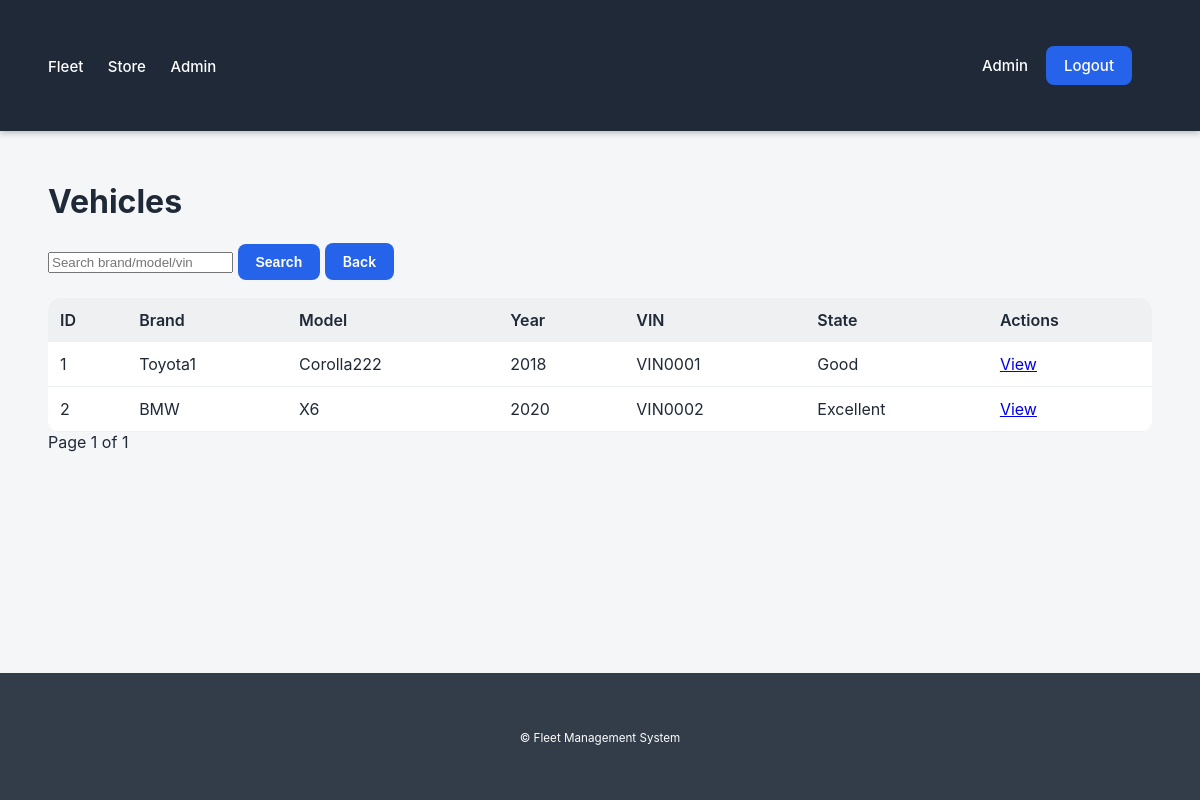
Page /store/vehicles (signed in) on the committed database.
### app/models/vehicle.py (models this page shows, shortened)
class Vehicle(db.Model):
    __tablename__ = 'vehicles'
    id = db.Column(db.Integer, primary_key=True)
    brand = db.Column(db.String(120), nullable=False)
    model = db.Column(db.String(120), nullable=False)
    year = db.Column(db.Integer, nullable=False)
    vin = db.Column(db.String(100), unique=True, nullable=False)
    technical_state = db.Column(db.String(255), nullable=False)
    trips = db.relationship('Trip', backref='vehicle', cascade='all, delete-orphan', lazy=True)
    maintenances = db.relationship('Maintenance', backref='vehicle', cascade='all, delete-orphan', lazy=True)
    expenses = db.relationship('Expense', backref='vehicle', cascade='all, delete-orphan', lazy=True)

### app/controllers/store_controller.py (the view, shortened to what this page needs)
@store_bp.route('/vehicles')
@store_access_required
def vehicles():
    q = request.args.get("q", "").strip().lower()
    page = int(request.args.get("page", 1))
    per_page = 10
    vehicles_raw = VehicleService.get_all()
    all_vehicles = vehicles_raw[0] if isinstance(vehicles_raw, tuple) else vehicles_raw
    total = len(all_vehicles)
    start = (page - 1) * per_page
    end = start + per_page
    vehicles_page = all_vehicles[start:end]
    pages = (total + per_page - 1) // per_page
    return render_template(
        "Store/vehicles.html",
        vehicles=vehicles_page,
        page=page,
        pages=pages,
        has_next=end < total,
        q=q
    )

### app/controllers/store_controller.py (called while the page is built)
def store_access_required(func):
    @wraps(func)
    def wrapper(*args, **kwargs):
        if "user_id" not in session:
            flash("You must log in first.", "warning")
            return redirect(url_for("auth.login"))
        if session.get("role") not in ("user", "admin"):
            flash("Access denied.", "danger")
            return redirect(url_for("auth.login"))
        return func(*args, **kwargs)
    return wrapper

### app/repositories/vehicle_repository.py (called while the page is built, shortened)
    @staticmethod
    def get_all(query=None, page=None, per_page=None):
        q = Vehicle.query
        if page and per_page:
            pag = q.order_by(Vehicle.id).paginate(page=page, per_page=per_page, error_out=False)
            return pag.items, pag.pages
        items = q.order_by(Vehicle.id).all()
        return items, 1

### app/services/vehicle_service.py (called while the page is built)
    @staticmethod
    def get_all(query=None, page=None, per_page=None):
        return VehicleRepository.get_all(query=query, page=page, per_page=per_page)

### app/templates/Store/vehicles.html (shortened to what this page needs)
{% extends 'base.html' %}
{% block content %}
<h1>Vehicles</h1>
<form method="get" class="filters" style="margin-bottom:12px">
  <input name="q" placeholder="Search brand/model/vin" value="{{ request.args.get('q','') }}">
  <button class="button" type="submit">Search</button>
  <a class="button" href="{{ url_for('store.dashboard') }}">Back</a>
</form>
<table class="table">
  <thead>
    <tr><th>ID</th><th>Brand</th><th>Model</th><th>Year</th><th>VIN</th><th>State</th><th>Actions</th></tr>
  </thead>
  <tbody>
    {% for v in vehicles %}
    <tr>
      <td>{{ v.id }}</td>
      <td>{{ v.brand }}</td>
      <td>{{ v.model }}</td>
      <td>{{ v.year }}</td>
      <td>{{ v.vin }}</td>
      <td>{{ v.technical_state }}</td>
      <td><a href="{{ url_for('store.vehicle_detail', vid=v.id) }}">View</a></td>
    </tr>
    {% else %}
    <tr><td colspan="7">No vehicles found.</td></tr>
    {% endfor %}
  </tbody>
</table>
{% include 'includes/_pagination.html' %}
{% endblock %}

### app/static/css/style.css (style rules this page uses)
html, body { height: 100%; }
body { margin: 0; padding: 0; font-family: -apple-system, BlinkMacSystemFont, "Segoe UI", Roboto, Arial, sans-serif; background: #f4f6f8; color: #1f2937; display: flex; flex-direction: column; }
* { transition: 0.15s ease; }
.button { padding: 10px 18px; border-radius: 8px; background: #2563eb; color: white; text-decoration: none; font-weight: 600; font-size: 14px; display: inline-block; border: none; cursor: pointer; }
.table { width: 100%; border-collapse: collapse; background: white; border-radius: 12px; overflow: hidden; margin-top: 18px; }
.table th { background: #eef0f2; text-align: left; padding: 12px; font-weight: 600; }
.table td { padding: 12px; border-bottom: 1px solid #eef0f2; }

### rows in the picture
Vehicle: id "1", brand "Toyota1", model "Corolla222", year "2018", vin "VIN0001", technical_state "Good"
Vehicle: id "2", brand "BMW", model "X6", year "2020", vin "VIN0002", technical_state "Excellent"

### other values in the picture
{{ session.get('user_name') }} "Admin"
{{ page }} "1"
{{ pages }} "1"
